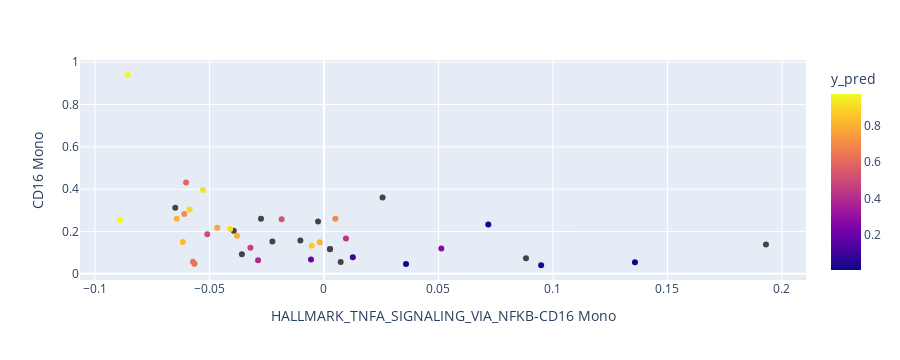

Notebook code for this chart:
### Code cell
try:
    plot_df = X.copy()
    plot_df["y_pred"] = y_train_proba
    plot_df["y_true"] = y
    # featurs = "HALLMARK_TNFA_SIGNALING_VIA_NFKB-CD16 Mono", "HALLMARK_INFLAMMATORY_RESPONSE-CD16 Mono", # "HALLMARK_APICAL_JUNCTION-CD16 Mono",
    fig = px.scatter(plot_df.reset_index(), x="HALLMARK_TNFA_SIGNALING_VIA_NFKB-CD16 Mono",
                     y= "CD16 Mono", 
                     color="y_pred",
                     # size='petal_length',
                     hover_data=['patient', "y_pred", "B", "y_true"]
                    )
    fig.show()
except ValueError:
    pass

### Figure 1 — Plotly figure (JSON) as saved in the notebook; plotly's stock layout.template omitted (floating-point values rounded to 4 significant figures; data arrays with more than 128 entries replaced by an {"elided": "..."} marker saying what was removed)
{"data": [{"customdata": {"elided": "41x4 mixed values"}, "hovertemplate": "HALLMARK_TNFA_SIGNALING_VIA_NFKB-CD16 Mono=%{x}<br>CD16 Mono=%{y}<br>patient=%{customdata[0]}<br>y_pred=%{marker.color}<br>B=%{customdata[2]}<br>y_true=%{customdata[3]}<extra></extra>", "legendgroup": "", "marker": {"color": [0.0141, 0.427, 0.8083, null, 0.7699, 0.02898, 0.9715, null, null, 0.2035, 0.8, null, 0.5307, null, 0.6115, 0.8301, 0.6951, null, null, null, 0.1004, 0.008168, null, 0.4672, 0.3852, 0.5034, 0.8114, 0.8612, 0.6371, 0.7077, 0.8928, null, null, null, null, 0.01038, 0.9223, 0.5918, 0.9666, 0.2727, 0.9087], "coloraxis": "coloraxis", "symbol": "circle"}, "mode": "markers", "name": "", "orientation": "v", "showlegend": false, "type": "scatter", "x": [0.03583, 0.009606, -0.001888, 0.02558, -0.04663, 0.09484, -0.08906, -0.0275, -0.03941, -0.005684, -0.03802, 0.002612, -0.0185, -0.03585, -0.05655, -0.06164, 0.004987, -0.02253, 0.193, 0.08821, 0.0126, 0.07177, 0.007291, -0.03213, -0.0288, -0.05098, -0.06432, -0.00536, -0.05722, -0.06102, -0.0587, -0.06496, -0.01032, 0.002679, -0.002594, 0.1358, -0.05284, -0.06023, -0.08574, 0.05125, -0.04098], "xaxis": "x", "y": [0.04625, 0.1674, 0.1493, 0.3611, 0.2177, 0.04074, 0.254, 0.2605, 0.2034, 0.06792, 0.1801, 0.1166, 0.2585, 0.09244, 0.04815, 0.1505, 0.2604, 0.1528, 0.1386, 0.07416, 0.07843, 0.2333, 0.05606, 0.1237, 0.06436, 0.1868, 0.2608, 0.1327, 0.05714, 0.2831, 0.3044, 0.3119, 0.1575, 0.1175, 0.2478, 0.05531, 0.3957, 0.4312, 0.9406, 0.1202, 0.2119], "yaxis": "y"}], "layout": {"coloraxis": {"colorbar": {"title": {"text": "y_pred"}}, "colorscale": [[0, "#0d0887"], [0.1111, "#46039f"], [0.2222, "#7201a8"], [0.3333, "#9c179e"], [0.4444, "#bd3786"], [0.5556, "#d8576b"], [0.6667, "#ed7953"], [0.7778, "#fb9f3a"], [0.8889, "#fdca26"], [1, "#f0f921"]]}, "height": 360, "legend": {"tracegroupgap": 0}, "margin": {"t": 60}, "xaxis": {"anchor": "y", "autorange": true, "domain": [0, 1], "range": [-0.1073, 0.2112], "title": {"text": "HALLMARK_TNFA_SIGNALING_VIA_NFKB-CD16 Mono"}, "type": "linear"}, "yaxis": {"anchor": "x", "autorange": true, "domain": [0, 1], "range": [-0.02893, 1.01], "title": {"text": "CD16 Mono"}, "type": "linear"}}}
